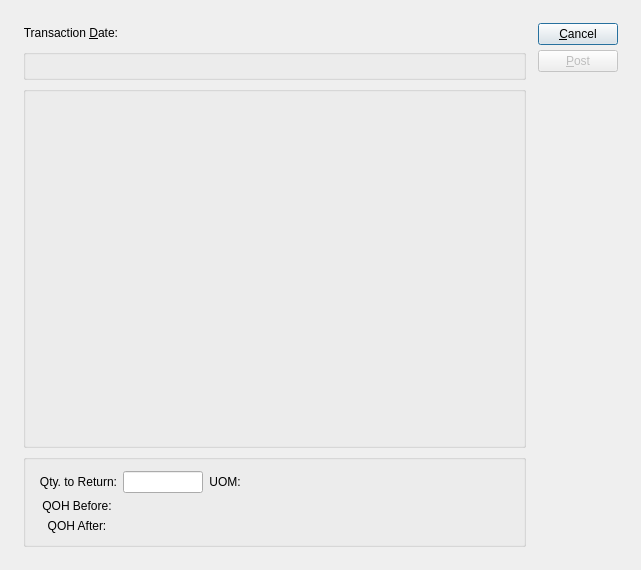
<?xml version="1.0" encoding="UTF-8"?>
<ui version="4.0">
 <comment>This file is part of the xTuple ERP: PostBooks Edition, a free and
open source Enterprise Resource Planning software suite,
Copyright (c) 1999-2010 by OpenMFG LLC, d/b/a xTuple.
It is licensed to you under the Common Public Attribution License
version 1.0, the full text of which (including xTuple-specific Exhibits)
is available at www.xtuple.com/CPAL.  By using this software, you agree
to be bound by its terms.</comment>
 <class>returnWoMaterialItem</class>
 <widget class="QDialog" name="returnWoMaterialItem">
  <property name="geometry">
   <rect>
    <x>0</x>
    <y>0</y>
    <width>641</width>
    <height>570</height>
   </rect>
  </property>
  <property name="windowTitle">
   <string>Return Work Order Material Item</string>
  </property>
  <layout class="QGridLayout" name="gridLayout_4">
   <item row="0" column="0">
    <layout class="QGridLayout" name="gridLayout_3">
     <property name="margin">
      <number>12</number>
     </property>
     <property name="spacing">
      <number>12</number>
     </property>
     <item row="0" column="0">
      <layout class="QGridLayout" name="gridLayout_2">
       <item row="0" column="0">
        <layout class="QHBoxLayout" name="horizontalLayout">
         <item>
          <widget class="QLabel" name="_transDateLit">
           <property name="text">
            <string>Transaction &amp;Date:</string>
           </property>
           <property name="alignment">
            <set>Qt::AlignRight|Qt::AlignTrailing|Qt::AlignVCenter</set>
           </property>
           <property name="buddy">
            <cstring>_transDate</cstring>
           </property>
          </widget>
         </item>
         <item>
          <widget class="DLineEdit" name="_transDate">
           <property name="sizePolicy">
            <sizepolicy hsizetype="Preferred" vsizetype="Fixed">
             <horstretch>0</horstretch>
             <verstretch>0</verstretch>
            </sizepolicy>
           </property>
          </widget>
         </item>
         <item>
          <spacer>
           <property name="orientation">
            <enum>Qt::Horizontal</enum>
           </property>
           <property name="sizeType">
            <enum>QSizePolicy::Expanding</enum>
           </property>
           <property name="sizeHint" stdset="0">
            <size>
             <width>20</width>
             <height>20</height>
            </size>
           </property>
          </spacer>
         </item>
        </layout>
       </item>
       <item row="1" column="0">
        <widget class="QGroupBox" name="_woGroup">
         <property name="title">
          <string/>
         </property>
         <layout class="QGridLayout" name="gridLayout">
          <item row="0" column="0">
           <widget class="WoCluster" name="_wo">
            <property name="focusPolicy">
             <enum>Qt::StrongFocus</enum>
            </property>
           </widget>
          </item>
         </layout>
        </widget>
       </item>
       <item row="2" column="0">
        <widget class="QGroupBox" name="groupBox">
         <property name="title">
          <string/>
         </property>
         <layout class="QGridLayout">
          <item row="0" column="0">
           <widget class="WomatlCluster" name="_womatl">
            <property name="sizePolicy">
             <sizepolicy hsizetype="Expanding" vsizetype="Expanding">
              <horstretch>0</horstretch>
              <verstretch>0</verstretch>
             </sizepolicy>
            </property>
            <property name="minimumSize">
             <size>
              <width>0</width>
              <height>170</height>
             </size>
            </property>
            <property name="focusPolicy">
             <enum>Qt::StrongFocus</enum>
            </property>
           </widget>
          </item>
          <item row="0" column="1">
           <spacer>
            <property name="orientation">
             <enum>Qt::Horizontal</enum>
            </property>
            <property name="sizeHint" stdset="0">
             <size>
              <width>40</width>
              <height>20</height>
             </size>
            </property>
           </spacer>
          </item>
         </layout>
        </widget>
       </item>
       <item row="3" column="0">
        <widget class="QGroupBox" name="_qtyGroup">
         <property name="title">
          <string/>
         </property>
         <property name="alignment">
          <set>Qt::AlignRight</set>
         </property>
         <layout class="QGridLayout">
          <item row="0" column="0">
           <widget class="QLabel" name="_qtyLit">
            <property name="text">
             <string>Qty. to Return:</string>
            </property>
            <property name="alignment">
             <set>Qt::AlignRight|Qt::AlignTrailing|Qt::AlignVCenter</set>
            </property>
           </widget>
          </item>
          <item row="0" column="1">
           <widget class="XLineEdit" name="_qty">
            <property name="maximumSize">
             <size>
              <width>80</width>
              <height>32767</height>
             </size>
            </property>
            <property name="alignment">
             <set>Qt::AlignRight</set>
            </property>
           </widget>
          </item>
          <item row="0" column="2">
           <widget class="QLabel" name="_uomLit">
            <property name="text">
             <string>UOM:</string>
            </property>
            <property name="alignment">
             <set>Qt::AlignCenter</set>
            </property>
           </widget>
          </item>
          <item row="0" column="3">
           <widget class="QLabel" name="_uom">
            <property name="text">
             <string/>
            </property>
            <property name="alignment">
             <set>Qt::AlignCenter</set>
            </property>
           </widget>
          </item>
          <item row="1" column="0">
           <widget class="QLabel" name="_beforeQtyLit">
            <property name="minimumSize">
             <size>
              <width>80</width>
              <height>0</height>
             </size>
            </property>
            <property name="text">
             <string>QOH Before:</string>
            </property>
            <property name="alignment">
             <set>Qt::AlignCenter</set>
            </property>
           </widget>
          </item>
          <item row="1" column="1">
           <widget class="XLabel" name="_beforeQty">
            <property name="minimumSize">
             <size>
              <width>80</width>
              <height>0</height>
             </size>
            </property>
            <property name="alignment">
             <set>Qt::AlignRight|Qt::AlignTrailing|Qt::AlignVCenter</set>
            </property>
           </widget>
          </item>
          <item row="2" column="0">
           <widget class="QLabel" name="_afterQtyLit">
            <property name="minimumSize">
             <size>
              <width>80</width>
              <height>0</height>
             </size>
            </property>
            <property name="text">
             <string>QOH After:</string>
            </property>
            <property name="alignment">
             <set>Qt::AlignCenter</set>
            </property>
           </widget>
          </item>
          <item row="2" column="1">
           <widget class="XLabel" name="_afterQty">
            <property name="minimumSize">
             <size>
              <width>80</width>
              <height>0</height>
             </size>
            </property>
            <property name="alignment">
             <set>Qt::AlignRight|Qt::AlignTrailing|Qt::AlignVCenter</set>
            </property>
           </widget>
          </item>
          <item row="0" column="4">
           <spacer>
            <property name="orientation">
             <enum>Qt::Horizontal</enum>
            </property>
            <property name="sizeHint" stdset="0">
             <size>
              <width>40</width>
              <height>20</height>
             </size>
            </property>
           </spacer>
          </item>
         </layout>
        </widget>
       </item>
      </layout>
     </item>
     <item row="0" column="1">
      <layout class="QHBoxLayout">
       <property name="spacing">
        <number>0</number>
       </property>
       <property name="margin">
        <number>0</number>
       </property>
       <item>
        <spacer>
         <property name="orientation">
          <enum>Qt::Vertical</enum>
         </property>
         <property name="sizeType">
          <enum>QSizePolicy::Expanding</enum>
         </property>
         <property name="sizeHint" stdset="0">
          <size>
           <width>0</width>
           <height>20</height>
          </size>
         </property>
        </spacer>
       </item>
       <item>
        <layout class="QVBoxLayout">
         <property name="spacing">
          <number>5</number>
         </property>
         <property name="margin">
          <number>0</number>
         </property>
         <item>
          <widget class="QPushButton" name="_close">
           <property name="text">
            <string>&amp;Cancel</string>
           </property>
          </widget>
         </item>
         <item>
          <widget class="QPushButton" name="_return">
           <property name="enabled">
            <bool>false</bool>
           </property>
           <property name="text">
            <string>&amp;Post</string>
           </property>
           <property name="autoDefault">
            <bool>true</bool>
           </property>
          </widget>
         </item>
         <item>
          <spacer>
           <property name="orientation">
            <enum>Qt::Vertical</enum>
           </property>
           <property name="sizeType">
            <enum>QSizePolicy::Expanding</enum>
           </property>
           <property name="sizeHint" stdset="0">
            <size>
             <width>20</width>
             <height>20</height>
            </size>
           </property>
          </spacer>
         </item>
        </layout>
       </item>
      </layout>
     </item>
    </layout>
   </item>
  </layout>
 </widget>
 <layoutdefault spacing="6" margin="11"/>
 <pixmapfunction>qPixmapFromMimeSource</pixmapfunction>
 <customwidgets>
  <customwidget>
   <class>DLineEdit</class>
   <extends>QWidget</extends>
   <header>datecluster.h</header>
  </customwidget>
  <customwidget>
   <class>WoCluster</class>
   <extends>QWidget</extends>
   <header>wocluster.h</header>
  </customwidget>
  <customwidget>
   <class>WomatlCluster</class>
   <extends>QWidget</extends>
   <header>womatlcluster.h</header>
  </customwidget>
  <customwidget>
   <class>XLabel</class>
   <extends>QLabel</extends>
   <header>xlabel.h</header>
  </customwidget>
  <customwidget>
   <class>XLineEdit</class>
   <extends>QLineEdit</extends>
   <header>xlineedit.h</header>
  </customwidget>
 </customwidgets>
 <tabstops>
  <tabstop>_transDate</tabstop>
  <tabstop>_wo</tabstop>
  <tabstop>_womatl</tabstop>
  <tabstop>_qty</tabstop>
  <tabstop>_return</tabstop>
  <tabstop>_close</tabstop>
 </tabstops>
 <resources/>
 <connections>
  <connection>
   <sender>_womatl</sender>
   <signal>valid(bool)</signal>
   <receiver>_return</receiver>
   <slot>setEnabled(bool)</slot>
   <hints>
    <hint type="sourcelabel">
     <x>20</x>
     <y>20</y>
    </hint>
    <hint type="destinationlabel">
     <x>20</x>
     <y>20</y>
    </hint>
   </hints>
  </connection>
  <connection>
   <sender>_wo</sender>
   <signal>newId(int)</signal>
   <receiver>_womatl</receiver>
   <slot>setWoid(int)</slot>
   <hints>
    <hint type="sourcelabel">
     <x>20</x>
     <y>20</y>
    </hint>
    <hint type="destinationlabel">
     <x>20</x>
     <y>20</y>
    </hint>
   </hints>
  </connection>
  <connection>
   <sender>_close</sender>
   <signal>clicked()</signal>
   <receiver>returnWoMaterialItem</receiver>
   <slot>reject()</slot>
   <hints>
    <hint type="sourcelabel">
     <x>20</x>
     <y>20</y>
    </hint>
    <hint type="destinationlabel">
     <x>20</x>
     <y>20</y>
    </hint>
   </hints>
  </connection>
 </connections>
</ui>
